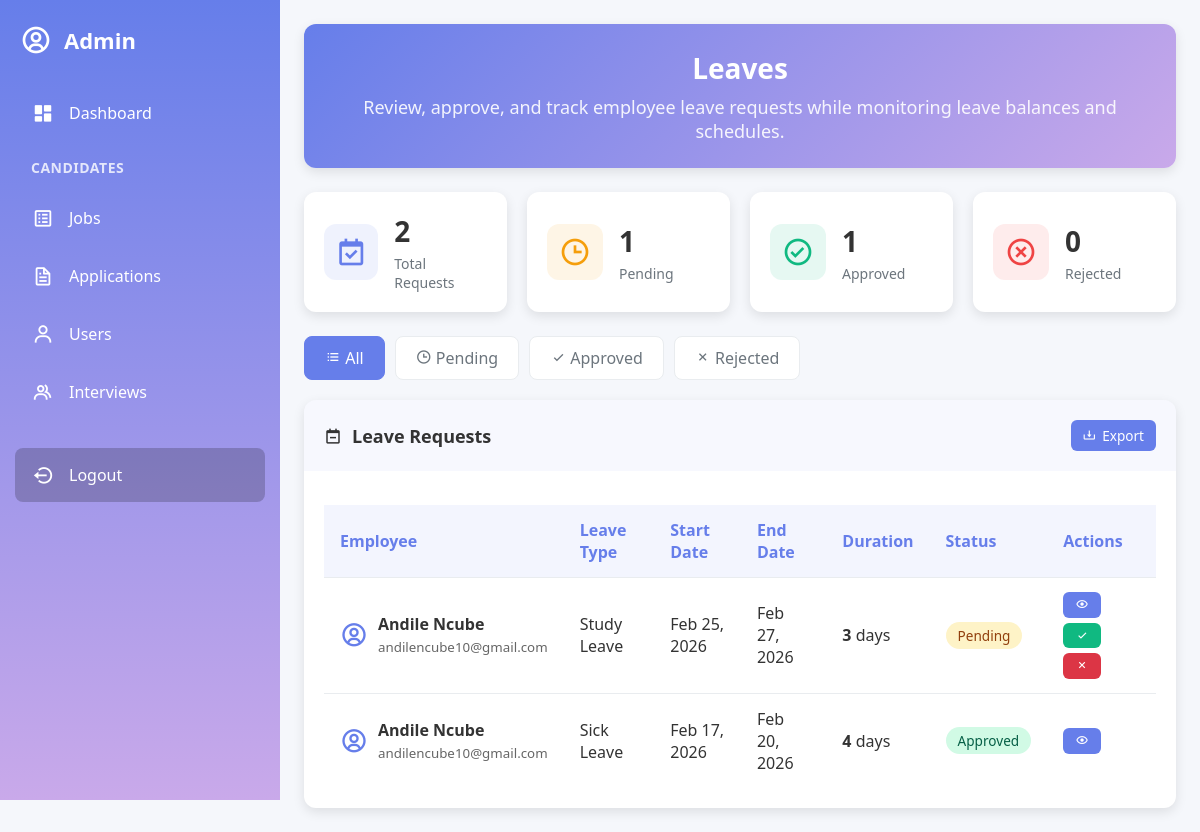
Screenshot of /admin_view_leaves.php (signed in) with the database file from the repository.
### tables this page shows
CREATE TABLE `consultant_leaves` (
  `consult_leave_id` int(11) NOT NULL,
  `user_id` int(11) NOT NULL,
  `leave_type` enum('Sick Leave','Casual Leave','Study Leave','Annual Leave','Maternity Leave','Paternity Leave','Others') NOT NULL,
  `start_date` date NOT NULL,
  `end_date` date NOT NULL,
  `reason` text NOT NULL,
  `proof` longblob NOT NULL,
  `proof_filename` varchar(255) NOT NULL,
  `proof_mimetype` varchar(100) DEFAULT NULL,
  `status` enum('Pending','Approved','Rejected') DEFAULT 'Pending',
  `created_at` timestamp NOT NULL DEFAULT current_timestamp()
);

CREATE TABLE `users` (
  `user_id` int(11) NOT NULL,
  `username` varchar(100) NOT NULL,
  `fullname` varchar(100) NOT NULL,
  `gender` enum('Male','Female','Other') NOT NULL,
  `dob` date DEFAULT NULL,
  `email` varchar(100) NOT NULL,
  `phone` varchar(100) NOT NULL,
  `address` text NOT NULL,
  `password` varchar(255) NOT NULL,
  `role` enum('Applicant','Admin','Consultant') NOT NULL,
  `verification_token` varchar(255) DEFAULT NULL,
  `google_id` varchar(255) DEFAULT NULL,
  `failed_attempts` int(11) DEFAULT 0,
  `last_failed_login` int(11) DEFAULT 0,
  `email_verified` tinyint(1) NOT NULL DEFAULT 0,
  `account_status` enum('Active','Inactive') NOT NULL DEFAULT 'Active',
  `last_login_at` timestamp NULL DEFAULT NULL,
  `created_at` timestamp NOT NULL DEFAULT current_timestamp()
);

### admin_view_leaves.php (the view, shortened to what this page needs)
<?php
include('config.php');
$filter_status = isset($_GET['status']) ? $_GET['status'] : 'all';
$where_clause = "";
$sql_leaves = "SELECT cl.*, u.fullname, u.email
               FROM consultant_leaves cl
               JOIN users u ON cl.user_id = u.user_id
               $where_clause
               ORDER BY
                 CASE
                     WHEN cl.status = 'Pending' THEN 1
                     WHEN cl.status = 'Approved' THEN 2
                     WHEN cl.status = 'Rejected' THEN 3
                 END,
                 cl.start_date DESC";
$leaves_result = $conn->query($sql_leaves);
$leave_count_sql = "SELECT
    COUNT(*) AS total_leave_requests,
    SUM(CASE WHEN status = 'Pending' THEN 1 ELSE 0 END) AS pending_leave_count,
    SUM(CASE WHEN status = 'Approved' THEN 1 ELSE 0 END) AS approved_leave_count,
    SUM(CASE WHEN status = 'Rejected' THEN 1 ELSE 0 END) AS rejected_leave_count
    FROM consultant_leaves";
$leave_count_result = $conn->query($leave_count_sql);
$leave_counts = $leave_count_result->fetch_assoc();
$total_leave_requests = $leave_counts['total_leave_requests'] ?? 0;
$pending_leave_count = $leave_counts['pending_leave_count'] ?? 0;
$approved_leave_count = $leave_counts['approved_leave_count'] ?? 0;
$rejected_leave_count = $leave_counts['rejected_leave_count'] ?? 0;
?>
<!DOCTYPE html>
<html lang="en">
<head>
    <link href='https://unpkg.com/boxicons@2.1.4/css/boxicons.min.css' rel='stylesheet'>
</head>
<body>
    <div class="sidebar" id="sidebar">
        <a href="#" class="logo">
            <i class='bx bx-user-circle'></i>
            <div class="logo-name"><span>Admin</span></div>
        </a>
        <ul class="side-menu">
            <li><a href="admin_dashboard.php"><i class='bx bxs-dashboard'></i><span>Dashboard</span></a></li>
            <li class="section-header"><span>Candidates</span></li>
            <li><a href="manage_jobs.php"><i class='bx bx-spreadsheet'></i><span>Jobs</span></a></li>
            <li><a href="manage_applications.php"><i class='bx bx-file'></i><span>Applications</span></a></li>
            <li><a href="admin_user_management.php"><i class='bx bx-user'></i><span>Users</span></a></li>
            <li><a href="schedule_interview.php"><i class='bx bx-group'></i><span>Interviews</span></a></li>
            <li><a href="calendar.php"><i class='bx bx-calendar'></i><span>Calendar</span></a></li>
        </ul>
        <ul class="side-menu">
            <li>
                <a href="logout.php" class="logout" onclick="return confirmLogout();">
                    <i class='bx bx-log-out-circle'></i>
                    <span>Logout</span>
                </a>
            </li>
        </ul>
    </div>
    <div class="content">
        <main>
            <div class="welcome-section">
                <div class="welcome-content">
                    <h1>Leaves</h1>
                    <p>Review, approve, and track employee leave requests while monitoring leave balances and schedules.</p>
                </div>
            </div>
            <div class="stats-container">
                <div class="stat-card total" onclick="filterLeaves('all')">
                    <i class='bx bx-calendar-check'></i>
                    <div class="stat-info">
                        <h3><?php echo $total_leave_requests; ?></h3>
                        <p>Total Requests</p>
                    </div>
                </div>
                <div class="stat-card pending" onclick="filterLeaves('Pending')">
                    <i class='bx bx-time'></i>
                    <div class="stat-info">
                        <h3><?php echo $pending_leave_count; ?></h3>
                        <p>Pending</p>
                    </div>
                </div>
                <div class="stat-card approved" onclick="filterLeaves('Approved')">
                    <i class='bx bx-check-circle'></i>
                    <div class="stat-info">
                        <h3><?php echo $approved_leave_count; ?></h3>
                        <p>Approved</p>
                    </div>
                </div>
                <div class="stat-card rejected" onclick="filterLeaves('Rejected')">
                    <i class='bx bx-x-circle'></i>
                    <div class="stat-info">
                        <h3><?php echo $rejected_leave_count; ?></h3>
                        <p>Rejected</p>
                    </div>
                </div>
            </div>
            <div class="filter-tabs">
                <a href="?status=all" class="filter-tab <?php echo $filter_status === 'all' ? 'active' : ''; ?>">
                    <i class='bx bx-list-ul'></i> All
                </a>
                <a href="?status=Pending" class="filter-tab <?php echo $filter_status === 'Pending' ? 'active' : ''; ?>">
                    <i class='bx bx-time'></i> Pending
                </a>
                <a href="?status=Approved" class="filter-tab <?php echo $filter_status === 'Approved' ? 'active' : ''; ?>">
                    <i class='bx bx-check'></i> Approved
                </a>
                <a href="?status=Rejected" class="filter-tab <?php echo $filter_status === 'Rejected' ? 'active' : ''; ?>">
                    <i class='bx bx-x'></i> Rejected
                </a>
            </div>
            <div class="orders">
                <div class="header">
                    <h3><i class='bx bx-calendar-minus'></i> Leave Requests</h3>
                    <a href="download_leave_requests.php" class="btn btn-sm">
                        <i class='bx bx-download'></i> Export
                    </a>
                </div>
                <div class="table-responsive">
                    <?php if ($leaves_result && $leaves_result->num_rows > 0): ?>
                        <table id="leavesTable">
                            <thead>
                                <tr>
                                    <th>Employee</th>
                                    <th>Leave Type</th>
                                    <th>Start Date</th>
                                    <th>End Date</th>
                                    <th>Duration</th>
                                    <th>Status</th>
                                    <th>Actions</th>
                                </tr>
                            </thead>
                            <tbody>
                                <?php while ($row = $leaves_result->fetch_assoc()): ?>
                                    <?php
                                    $start_date = new DateTime($row['start_date']);
                                    $end_date = new DateTime($row['end_date']);
                                    $duration = $start_date->diff($end_date)->days + 1;
                                    ?>
                                    <tr>
                                        <td>
                                            <div style="display: flex; align-items: center; gap: 10px;">
                                                <i class='bx bx-user-circle' style='font-size: 28px; color: #667eea;'></i>
                                                <div>
                                                    <strong><?php echo htmlspecialchars($row['fullname']); ?></strong><br>
                                                    <small style="color: #666;"><?php echo htmlspecialchars($row['email']); ?></small>
                                                </div>
                                            </div>
                                        </td>
                                        <td><?php echo htmlspecialchars($row['leave_type']); ?></td>
                                        <td><?php echo $start_date->format('M d, Y'); ?></td>
                                        <td><?php echo $end_date->format('M d, Y'); ?></td>
                                        <td><strong><?php echo $duration; ?></strong> day<?php echo $duration > 1 ? 's' : ''; ?></td>
                                        <td>
                                            <span class="status-badge status-<?php echo strtolower($row['status']); ?>">
                                                <?php echo htmlspecialchars($row['status']); ?>
                                            </span>
                                        </td>
                                        <td>
                                            <div class="btn-group">
                                                <a href="view_leave_request.php?id=<?php echo $row['consult_leave_id']; ?>" class="btn btn-sm" title="View Details">
                                                    <i class='bx bx-show'></i>
                                                </a>
                                                <?php if ($row['status'] === 'Pending'): ?>
                                                    <a href="approve_leave.php?id=<?php echo $row['consult_leave_id']; ?>" class="btn btn-sm btn-success" title="Approve" onclick="return confirm('Are you sure you want to approve this leave request?');">
                                                        <i class='bx bx-check'></i>
                                                    </a>
                                                    <a href="reject_leave.php?id=<?php echo $row['consult_leave_id']; ?>" class="btn btn-sm btn-danger" title="Reject" onclick="return confirm('Are you sure you want to reject this leave request?');">
                                                        <i class='bx bx-x'></i>
                                                    </a>
                                                <?php endif; ?>
                                            </div>
                                        </td>
                                    </tr>
                                <?php endwhile; ?>
                            </tbody>
                        </table>
                    <?php endif; ?>
                </div>
            </div>
        </main>
    </div>
</body>
</html>

### rows the page displays
consultant_leaves: user.fullname "Andile Ncube", user.email "andilencube10@gmail.com", leave_type "Study Leave", start_date "Feb 25, 2026", end_date "Feb 27, 2026", duration "3", status "Pending"
consultant_leaves: user.fullname "Andile Ncube", user.email "andilencube10@gmail.com", leave_type "Sick Leave", start_date "Feb 17, 2026", end_date "Feb 20, 2026", duration "4", status "Approved"

### other values shown
$total_leave_requests "2"
$pending_leave_count "1"
$approved_leave_count "1"
$rejected_leave_count "0"
